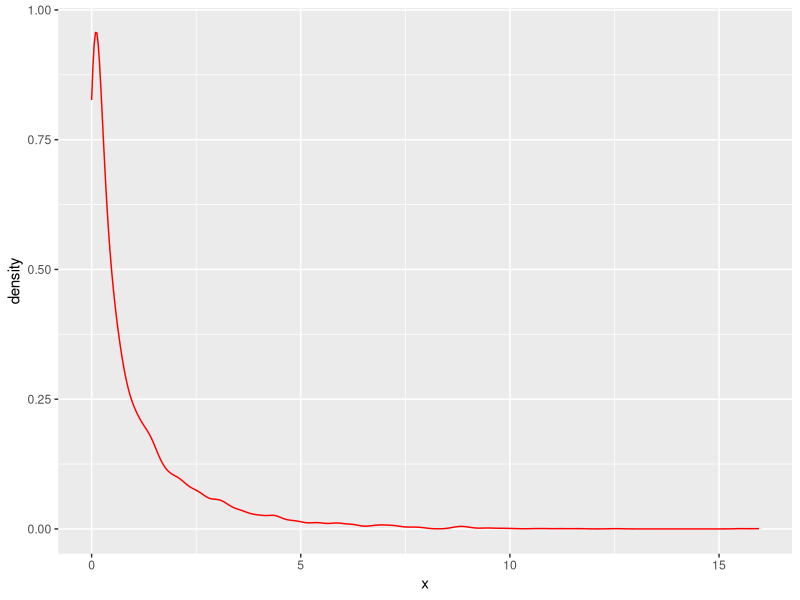
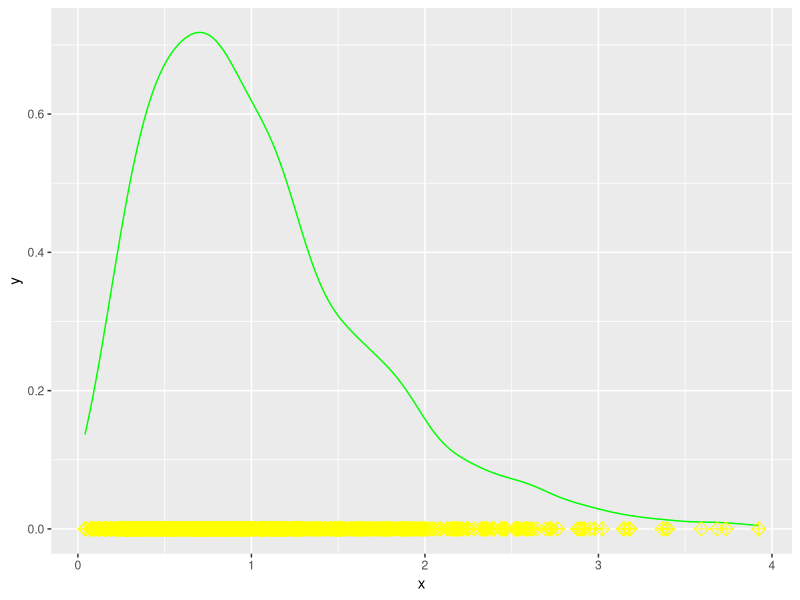

Write R code to recreate these figures, in order.
## ---- chunk 1
knitr::opts_chunk$set(echo = TRUE)
## ---- chunk 2
#Load packages
library(dplyr)
library(tidyverse)

set.seed(1) #Set seed for reproducibility

#Set sample size and number of samples to sample over
sampleSize <- 5
numSamples <- 1000

#Draw samples from a chi square distribution
degreeFreedom <- 1
randomChiSqValues <- rchisq(n = numSamples * sampleSize, df = degreeFreedom)

#Plot the distribution of sample points in randomChiSqValues
tibble(x = randomChiSqValues) %>% 
  ggplot() + 
  geom_density(aes(x = x), color = "red")

# organize the random values into 1000 sample rows of size n = 5 columns
samples <- matrix(randomChiSqValues, nrow = numSamples, ncol = sampleSize)
sampleMeans <- rowMeans(samples) # Calculate sample means 

#Plot of the sample means
tibble(x = sampleMeans) %>% 
  ggplot() + 
  geom_line(aes(x = x), stat = "density", color = "green") +
  geom_point(aes(x = x, y = 0), color = "yellow", shape = 9, size = 3)
?points
